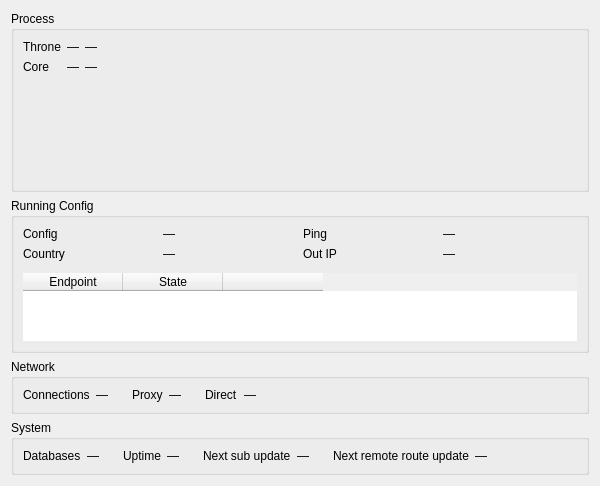
<?xml version="1.0" encoding="UTF-8"?>
<ui version="4.0">
 <class>RuntimeStatsWidget</class>
 <widget class="QWidget" name="RuntimeStatsWidget">
  <property name="geometry">
   <rect>
    <x>0</x>
    <y>0</y>
    <width>600</width>
    <height>470</height>
   </rect>
  </property>
  <layout class="QGridLayout" name="rootGrid">
   <item row="0" column="0">
    <widget class="QGroupBox" name="groupProcess">
     <property name="title">
      <string>Process</string>
     </property>
     <layout class="QVBoxLayout" name="processLayout">
      <item>
       <layout class="QGridLayout" name="tableGrid">
        <item row="0" column="0">
         <widget class="QLabel" name="labelThroneName">
          <property name="text">
           <string notr="true">Throne</string>
          </property>
         </widget>
        </item>
        <item row="0" column="1">
         <widget class="QLabel" name="vThroneCpu">
          <property name="text">
           <string notr="true">—</string>
          </property>
          <property name="alignment">
           <set>Qt::AlignmentFlag::AlignRight|Qt::AlignmentFlag::AlignTrailing|Qt::AlignmentFlag::AlignVCenter</set>
          </property>
         </widget>
        </item>
        <item row="0" column="2">
         <widget class="QLabel" name="vThroneRam">
          <property name="text">
           <string notr="true">—</string>
          </property>
          <property name="alignment">
           <set>Qt::AlignmentFlag::AlignRight|Qt::AlignmentFlag::AlignTrailing|Qt::AlignmentFlag::AlignVCenter</set>
          </property>
         </widget>
        </item>
        <item row="1" column="0">
         <widget class="QLabel" name="labelCoreName">
          <property name="text">
           <string>Core</string>
          </property>
         </widget>
        </item>
        <item row="1" column="1">
         <widget class="QLabel" name="vCoreCpu">
          <property name="text">
           <string notr="true">—</string>
          </property>
          <property name="alignment">
           <set>Qt::AlignmentFlag::AlignRight|Qt::AlignmentFlag::AlignTrailing|Qt::AlignmentFlag::AlignVCenter</set>
          </property>
         </widget>
        </item>
        <item row="1" column="2">
         <widget class="QLabel" name="vCoreRam">
          <property name="text">
           <string notr="true">—</string>
          </property>
          <property name="alignment">
           <set>Qt::AlignmentFlag::AlignRight|Qt::AlignmentFlag::AlignTrailing|Qt::AlignmentFlag::AlignVCenter</set>
          </property>
         </widget>
        </item>
        <item row="0" column="3" rowspan="2">
         <spacer name="tableSpacer">
          <property name="orientation">
           <enum>Qt::Orientation::Horizontal</enum>
          </property>
          <property name="sizeHint" stdset="0">
           <size>
            <width>12</width>
            <height>0</height>
           </size>
          </property>
         </spacer>
        </item>
       </layout>
      </item>
      <item>
       <layout class="QHBoxLayout" name="chartsRow">
        <item>
         <widget class="MiniChartWidget" name="cpuChart" native="true">
          <property name="minimumSize">
           <size>
            <width>0</width>
            <height>100</height>
           </size>
          </property>
         </widget>
        </item>
        <item>
         <widget class="MiniChartWidget" name="ramChart" native="true">
          <property name="minimumSize">
           <size>
            <width>0</width>
            <height>100</height>
           </size>
          </property>
         </widget>
        </item>
       </layout>
      </item>
     </layout>
    </widget>
   </item>
   <item row="1" column="0">
    <widget class="QGroupBox" name="groupRunning">
     <property name="title">
      <string>Running Config</string>
     </property>
     <layout class="QVBoxLayout" name="runningLayout">
      <item>
       <layout class="QGridLayout" name="formRunning">
        <item row="3" column="1">
         <widget class="QLabel" name="vCountry">
          <property name="text">
           <string notr="true">—</string>
          </property>
         </widget>
        </item>
        <item row="3" column="0">
         <widget class="QLabel" name="labelCountry">
          <property name="text">
           <string>Country</string>
          </property>
         </widget>
        </item>
        <item row="2" column="1">
         <widget class="QLabel" name="vCfgName">
          <property name="text">
           <string notr="true">—</string>
          </property>
         </widget>
        </item>
        <item row="2" column="0">
         <widget class="QLabel" name="labelCfgName">
          <property name="text">
           <string>Config</string>
          </property>
         </widget>
        </item>
        <item row="3" column="2">
         <widget class="QLabel" name="labelOutIp">
          <property name="text">
           <string>Out IP</string>
          </property>
         </widget>
        </item>
        <item row="3" column="3">
         <widget class="QLabel" name="vOutIp">
          <property name="text">
           <string notr="true">—</string>
          </property>
          <property name="textInteractionFlags">
           <set>Qt::TextInteractionFlag::TextSelectableByMouse</set>
          </property>
         </widget>
        </item>
        <item row="2" column="3">
         <widget class="QLabel" name="vPing">
          <property name="text">
           <string notr="true">—</string>
          </property>
         </widget>
        </item>
        <item row="2" column="2">
         <widget class="QLabel" name="labelPing">
          <property name="text">
           <string>Ping</string>
          </property>
         </widget>
        </item>
       </layout>
      </item>
      <item>
       <widget class="QWidget" name="groupEndpoints" native="true">
        <layout class="QVBoxLayout" name="endpointsLayout">
         <property name="spacing">
          <number>4</number>
         </property>
         <property name="leftMargin">
          <number>0</number>
         </property>
         <property name="topMargin">
          <number>6</number>
         </property>
         <property name="rightMargin">
          <number>0</number>
         </property>
         <property name="bottomMargin">
          <number>0</number>
         </property>
         <item>
          <widget class="QTableWidget" name="endpointsTable">
           <property name="frameShape">
            <enum>QFrame::Shape::NoFrame</enum>
           </property>
           <property name="alternatingRowColors">
            <bool>true</bool>
           </property>
           <property name="showGrid">
            <bool>false</bool>
           </property>
           <property name="wordWrap">
            <bool>false</bool>
           </property>
           <column>
            <property name="text">
             <string>Endpoint</string>
            </property>
           </column>
           <column>
            <property name="text">
             <string>State</string>
            </property>
           </column>
           <column>
            <property name="text">
             <string/>
            </property>
           </column>
          </widget>
         </item>
        </layout>
       </widget>
      </item>
     </layout>
    </widget>
   </item>
   <item row="2" column="0">
    <widget class="QGroupBox" name="groupNetwork">
     <property name="title">
      <string>Network</string>
     </property>
     <layout class="QGridLayout" name="formNetwork">
      <item row="0" column="0">
       <widget class="QLabel" name="labelConns">
        <property name="text">
         <string>Connections</string>
        </property>
       </widget>
      </item>
      <item row="0" column="1">
       <widget class="QLabel" name="vConns">
        <property name="text">
         <string notr="true">—</string>
        </property>
       </widget>
      </item>
      <item row="0" column="2">
       <spacer name="networkGap1">
        <property name="orientation">
         <enum>Qt::Orientation::Horizontal</enum>
        </property>
        <property name="sizeType">
         <enum>QSizePolicy::Policy::Fixed</enum>
        </property>
        <property name="sizeHint" stdset="0">
         <size>
          <width>18</width>
          <height>0</height>
         </size>
        </property>
       </spacer>
      </item>
      <item row="0" column="3">
       <widget class="QLabel" name="labelSpeedProxy">
        <property name="text">
         <string>Proxy</string>
        </property>
       </widget>
      </item>
      <item row="0" column="4">
       <widget class="QLabel" name="vSpeedProxy">
        <property name="text">
         <string notr="true">—</string>
        </property>
       </widget>
      </item>
      <item row="0" column="5">
       <spacer name="networkGap2">
        <property name="orientation">
         <enum>Qt::Orientation::Horizontal</enum>
        </property>
        <property name="sizeType">
         <enum>QSizePolicy::Policy::Fixed</enum>
        </property>
        <property name="sizeHint" stdset="0">
         <size>
          <width>18</width>
          <height>0</height>
         </size>
        </property>
       </spacer>
      </item>
      <item row="0" column="6">
       <widget class="QLabel" name="labelSpeedDirect">
        <property name="text">
         <string>Direct</string>
        </property>
       </widget>
      </item>
      <item row="0" column="7">
       <widget class="QLabel" name="vSpeedDirect">
        <property name="text">
         <string notr="true">—</string>
        </property>
       </widget>
      </item>
      <item row="0" column="8">
       <spacer name="networkTail">
        <property name="orientation">
         <enum>Qt::Orientation::Horizontal</enum>
        </property>
        <property name="sizeHint" stdset="0">
         <size>
          <width>0</width>
          <height>0</height>
         </size>
        </property>
       </spacer>
      </item>
     </layout>
    </widget>
   </item>
   <item row="3" column="0">
    <widget class="QGroupBox" name="groupSystem">
     <property name="title">
      <string>System</string>
     </property>
     <layout class="QGridLayout" name="formSystem">
      <item row="0" column="0">
       <widget class="QLabel" name="labelDbSize">
        <property name="text">
         <string>Databases</string>
        </property>
       </widget>
      </item>
      <item row="0" column="1">
       <widget class="QLabel" name="vDbSize">
        <property name="text">
         <string notr="true">—</string>
        </property>
       </widget>
      </item>
      <item row="0" column="2">
       <spacer name="systemGap1">
        <property name="orientation">
         <enum>Qt::Orientation::Horizontal</enum>
        </property>
        <property name="sizeType">
         <enum>QSizePolicy::Policy::Fixed</enum>
        </property>
        <property name="sizeHint" stdset="0">
         <size>
          <width>18</width>
          <height>0</height>
         </size>
        </property>
       </spacer>
      </item>
      <item row="0" column="3">
       <widget class="QLabel" name="labelUptime">
        <property name="text">
         <string>Uptime</string>
        </property>
       </widget>
      </item>
      <item row="0" column="4">
       <widget class="QLabel" name="vUptime">
        <property name="text">
         <string notr="true">—</string>
        </property>
       </widget>
      </item>
      <item row="0" column="5">
       <spacer name="systemGap2">
        <property name="orientation">
         <enum>Qt::Orientation::Horizontal</enum>
        </property>
        <property name="sizeType">
         <enum>QSizePolicy::Policy::Fixed</enum>
        </property>
        <property name="sizeHint" stdset="0">
         <size>
          <width>18</width>
          <height>0</height>
         </size>
        </property>
       </spacer>
      </item>
      <item row="0" column="6">
       <widget class="QLabel" name="labelSubUpdate">
        <property name="text">
         <string>Next sub update</string>
        </property>
       </widget>
      </item>
      <item row="0" column="7">
       <widget class="QLabel" name="vSubUpdate">
        <property name="text">
         <string notr="true">—</string>
        </property>
       </widget>
      </item>
      <item row="0" column="8">
       <spacer name="systemGap3">
        <property name="orientation">
         <enum>Qt::Orientation::Horizontal</enum>
        </property>
        <property name="sizeType">
         <enum>QSizePolicy::Policy::Fixed</enum>
        </property>
        <property name="sizeHint" stdset="0">
         <size>
          <width>18</width>
          <height>0</height>
         </size>
        </property>
       </spacer>
      </item>
      <item row="0" column="9">
       <widget class="QLabel" name="labelRouteUpdate">
        <property name="text">
         <string>Next remote route update</string>
        </property>
       </widget>
      </item>
      <item row="0" column="10">
       <widget class="QLabel" name="vRouteUpdate">
        <property name="text">
         <string notr="true">—</string>
        </property>
       </widget>
      </item>
      <item row="0" column="11">
       <spacer name="systemTail">
        <property name="orientation">
         <enum>Qt::Orientation::Horizontal</enum>
        </property>
        <property name="sizeHint" stdset="0">
         <size>
          <width>0</width>
          <height>0</height>
         </size>
        </property>
       </spacer>
      </item>
     </layout>
    </widget>
   </item>
  </layout>
 </widget>
 <customwidgets>
  <customwidget>
   <class>MiniChartWidget</class>
   <extends>QWidget</extends>
   <header>include/ui/stats/MiniChartWidget.h</header>
   <container>1</container>
  </customwidget>
 </customwidgets>
 <resources/>
 <connections/>
</ui>
